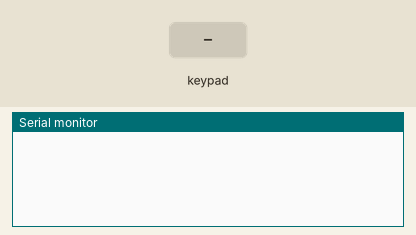
Simulated run of this program. Board: Arduino Uno, built with avr-gcc and run on an emulated ATmega328P. Shown: the last lines printed to the serial monitor. Wiring (inferred from the names in the program): 4×4 keypad with keys 1 2 3 A 4 5 6 B 7 8 9 C * 0 # D: rows pin 11, pin 10, pin 9, pin 8; columns pin 7, pin 6, pin 5, pin 4. The inputs (shaded band) are chosen by the test bench.

Above: at 1.2 s.
1.3 s: key '1' pressed
At 2.3 s:
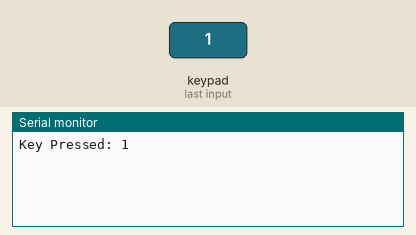
2.9 s: keypad keys 1 1 1 0 9 8 # pressed 0.4 s apart
At 6.5 s:
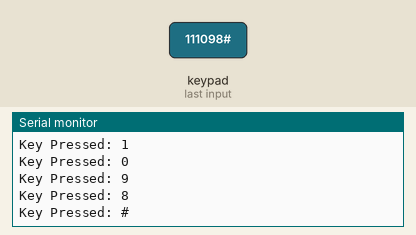
7.2 s: key 'A' pressed
At 7.9 s:
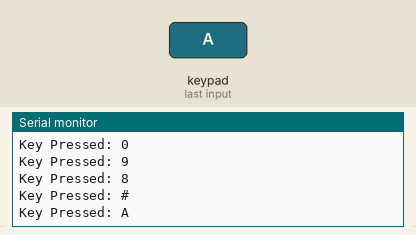
8.8 s: keypad keys 1 1 1 0 9 8 * pressed 0.4 s apart
At 12.2 s:
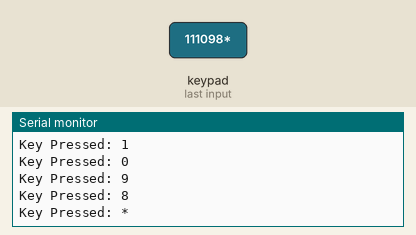
13.1 s: key 'B' pressed
At 13.6 s:
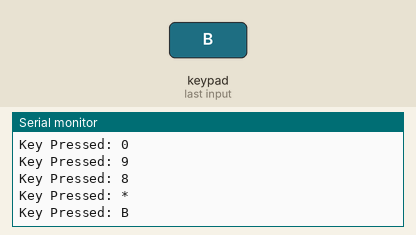
14.7 s: keypad keys 1 1 1 0 9 8 D pressed 0.4 s apart
At 17.9 s:
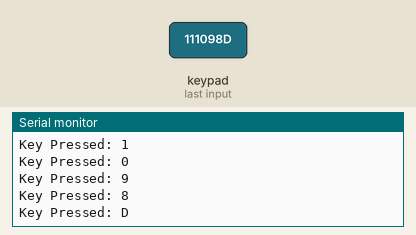
Timing chart, 0 to 19.4 s (numbered marks = the images above; inputs shaded):
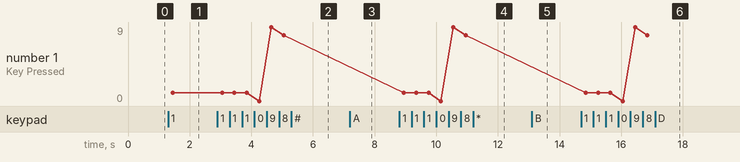

The program:

main.cpp
```cpp
#include <Arduino.h>

/*
 * 实验概要：本实验使用Arduino和4x4膜键盘，实现按键检测功能。
 * 通过扫描行列引脚，检测按键按下，并将对应的字符输出到串口。
 * 键盘布局：
 * 1 2 3 A
 * 4 5 6 B
 * 7 8 9 C
 * * 0 # D
 *
 * 引脚顺序（左到右）：行引脚为11,10,9,8；列引脚为7,6,5,4
 */

// 定义键盘的行和列数量
const int numRows = 4;
const int numCols = 4;
// 去抖延时时间（毫秒）
const int debounceTime = 20;
// 键盘映射表，对应每个按键的字符
const char keymap[numRows][numCols] = {
  {'1', '2', '3', 'A'},
  {'4', '5', '6', 'B'},
  {'7', '8', '9', 'C'},
  {'*', '0', '#', 'D'}
};

// 行引脚数组（输入引脚）
const int rowPins[numRows] = {11,10,9,8};
// 列引脚数组（输出引脚）
const int colPins[numCols] = {7,6,5,4};

// 检测按键并返回对应的字符
char getKey() {
  char key = 0; // 初始化按键值为0
  // 扫描每一列
  for (int col = 0; col < numCols; col++) {
    digitalWrite(colPins[col], LOW); // 将当前列设置为低电平，激活该列
    // 检查每一行
    for (int row = 0; row < numRows; row++) {
      if (digitalRead(rowPins[row]) == LOW) { // 检测到按键按下
        delay(debounceTime); // 去抖延时
        if (digitalRead(rowPins[row]) == LOW) { // 再次确认按键按下
          key = keymap[row][col]; // 获取对应的字符
          while (digitalRead(rowPins[row]) == LOW); // 等待按键释放
        }
      }
    }
    digitalWrite(colPins[col], HIGH); // 将当前列设置为高电平，停用该列
  }
  return key; // 返回检测到的按键字符
}

void setup() {
  Serial.begin(9600); // 初始化串口通信，波特率9600
  // 设置行引脚为输入模式，并上拉
  for (int row = 0; row < numRows; row++) {
    pinMode(rowPins[row], INPUT);
    digitalWrite(rowPins[row], HIGH); // 启用内部上拉电阻
  }
  // 设置列引脚为输出模式，并初始化为高电平
  for (int col = 0; col < numCols; col++) {
    pinMode(colPins[col], OUTPUT);
    digitalWrite(colPins[col], HIGH); // 初始为高电平
  }
}

void loop() {
  char key = getKey(); // 获取按键
  if (key != 0) { // 如果有按键按下
    Serial.print("Key Pressed: ");
    Serial.println(key); // 输出按键字符
  }
}
```

Measured:
- after the input at 1.3 s, the serial monitor: prints a new line after 0.15 s (image 1)
- after the input at 2.9 s, the serial monitor: prints a new line after 1.4 s (image 2)
- after the input at 7.2 s, the serial monitor: prints a new line after 0.15 s (image 3)
- after the input at 8.8 s, the serial monitor: prints a new line after 0.15 s (image 4)
- after the input at 13.1 s, the serial monitor: prints a new line after 0.15 s (image 5)
- after the input at 14.7 s, the serial monitor: prints a new line after 0.15 s (image 6)
- plotted number 1: 1 → 8 after the input at 2.9 s
